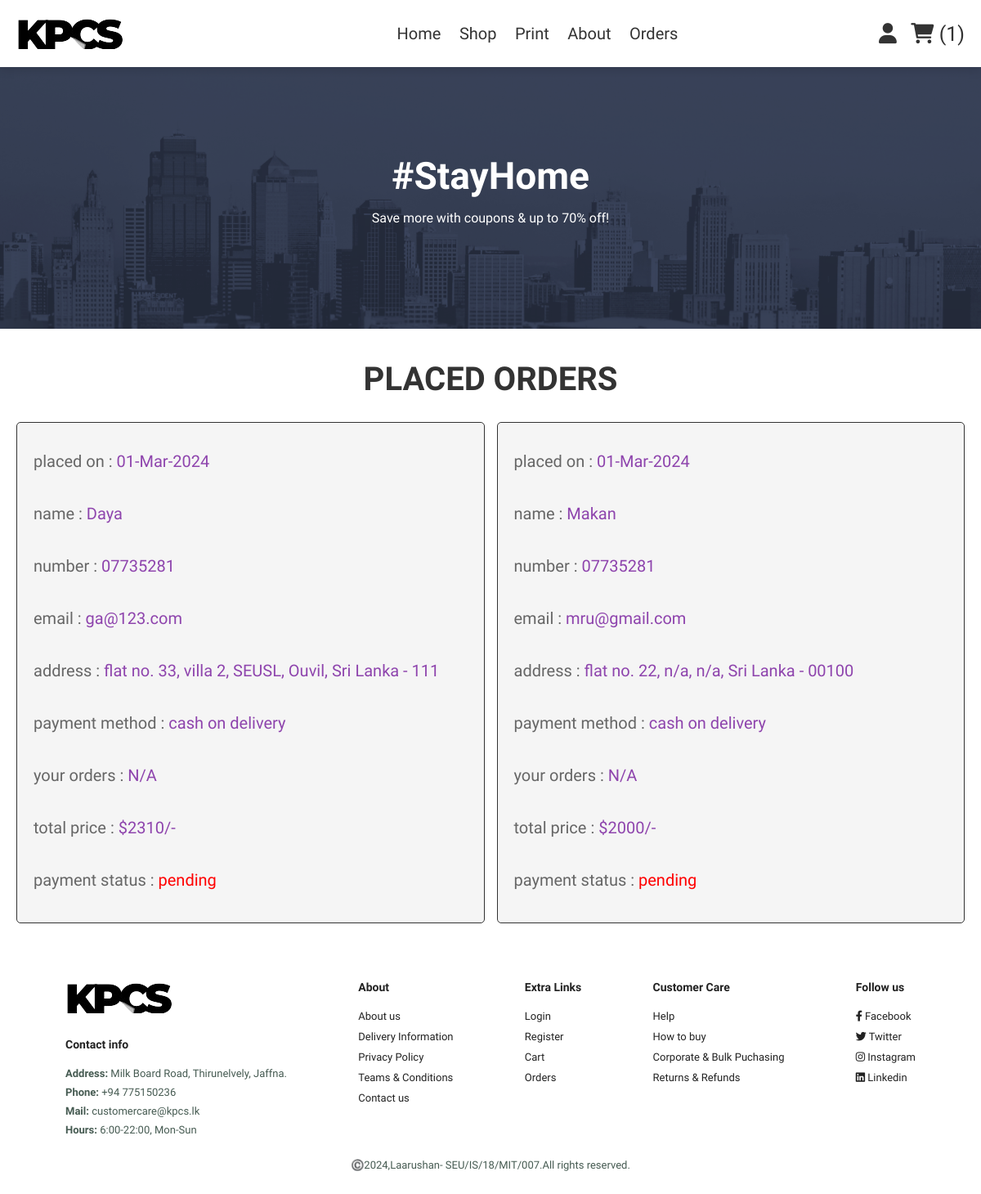
Page /orders.php (signed in) on the committed database.
### tables this page shows
CREATE TABLE `orders` (
  `id` int(100) NOT NULL,
  `user_id` int(100) NOT NULL,
  `name` varchar(100) NOT NULL,
  `number` varchar(12) NOT NULL,
  `email` varchar(100) NOT NULL,
  `method` varchar(50) NOT NULL,
  `address` varchar(500) NOT NULL,
  `total_product` varchar(100) NOT NULL,
  `total_price` int(100) NOT NULL,
  `placed_on` varchar(50) NOT NULL,
  `payment_status` varchar(20) NOT NULL DEFAULT 'pending'
);

### orders.php (the view, shortened to what this page needs)
<?php
include 'config.php';
$user_id = $_SESSION['user_id'];
?>
<!DOCTYPE html>
<html lang="en">
<head>
   <link rel="stylesheet" href="https://cdnjs.cloudflare.com/ajax/libs/font-awesome/6.0.0/css/all.min.css">
   <link rel="stylesheet" href="css/home.css">
</head>
<body>
   <?php include 'header.php'; ?>
   <section id="page-header" class="page-header" style="background-image: url('img/about/a11.png');">
      <h2>#StayHome</h2>
      <p>Save more with coupons & up to 70% off!</p>
   </section>
   <section class="placed-orders">
      <h1 class="title">placed orders</h1>
      <div class="box-container">
         <?php
         $order_query = mysqli_query($conn, "SELECT * FROM `orders` WHERE user_id = '$user_id'") or die('query failed');
         if (mysqli_num_rows($order_query) > 0) {
            while ($fetch_orders = mysqli_fetch_assoc($order_query)) {
         ?>
               <div class="box">
                  <p> placed on : <span><?php echo $fetch_orders['placed_on']; ?></span> </p>
                  <p> name : <span><?php echo $fetch_orders['name']; ?></span> </p>
                  <p> number : <span><?php echo $fetch_orders['number']; ?></span> </p>
                  <p> email : <span><?php echo $fetch_orders['email']; ?></span> </p>
                  <p> address : <span><?php echo $fetch_orders['address']; ?></span> </p>
                  <p> payment method : <span><?php echo $fetch_orders['method']; ?></span> </p>
                  <p> your orders : <span><?php echo isset($fetch_orders['total_products']) ? $fetch_orders['total_products'] : 'N/A'; ?></span> </p>
                  <p> total price : <span>$<?php echo $fetch_orders['total_price']; ?>/-</span> </p>
                  <p> payment status : <span style="color:<?php if ($fetch_orders['payment_status'] == 'pending') {
                                                               echo 'red';
                                                            } else {
                                                               echo 'green';
                                                            } ?>;"><?php echo $fetch_orders['payment_status']; ?></span> </p>
               </div>
         <?php
            }
         } else {
            echo '<p class="empty">no orders placed yet!</p>';
         }
         ?>
      </div>
   </section>
   <?php include 'footer.php'; ?>
</body>
</html>

### css/home.css (style rules this page uses)
:root { --purple: #8e44ad; --red: #c0392b; --orange: #f39c12; --black: #333; --white: #fff; --light-color: #666; --light-white: #ccc; --light-bg: #f5f5f5; --border: .1rem solid var(--black); --box-shadow: 0 .5rem 1rem rgba(0, 0, 0, .1); }
* { font-family: "Spartan", sans-serif; margin: 0; padding: 0; box-sizing: border-box; outline: none; border: none; text-decoration: none; transition: all .2s linear; }
html { font-size: 62.5%; overflow-x: hidden; scroll-behavior: smooth; }
section { padding: 3rem 2rem; }
.title { text-align: center; margin-bottom: 2rem; text-transform: uppercase; color: var(--black); font-size: 4rem; }
h1 { font-size: 50px; line-height: 64px; color: #222; }
h2 { font-size: 46px; line-height: 54px; color: #222; }
p { font-size: 16px; color: #465b52; margin: 15px 0 20px 0; }
.page-header { text-align: center; }
.placed-orders .box-container { max-width: 1200px; margin: 0 auto; display: flex; flex-wrap: wrap; align-items: center; gap: 1.5rem; }
.placed-orders .box-container .box { flex: 1 1 40rem; border-radius: .5rem; padding: 2rem; border: var(--border); background-color: var(--light-bg); padding: 1rem 2rem; }
.placed-orders .box-container .box p { padding: 1rem 0; font-size: 2rem; color: var(--light-color); }
.placed-orders .box-container .box p span { color: var(--purple); }

### orders.php (style rules this page uses)
.page-header { width: 100%; height: 40vh; background-size: cover; display: flex; justify-content: center; text-align: center; flex-direction: column; }
.page-header h2, .page-header p { color: #fff; }

### rows in the picture
orders: placed_on "01-Mar-2024", name "Daya", number "07735281", email "ga@123.com", address "flat no. 33, villa 2, SEUSL, Ouvil, Sri Lanka - 111", method "cash on delivery", total_price "2310", payment_status "pending"
orders: placed_on "01-Mar-2024", name "Makan", number "07735281", email "mru@gmail.com", address "flat no. 22, n/a, n/a, Sri Lanka - 00100", method "cash on delivery", total_price "2000", payment_status "pending"

### other values in the picture
$cart_rows_number "1"
